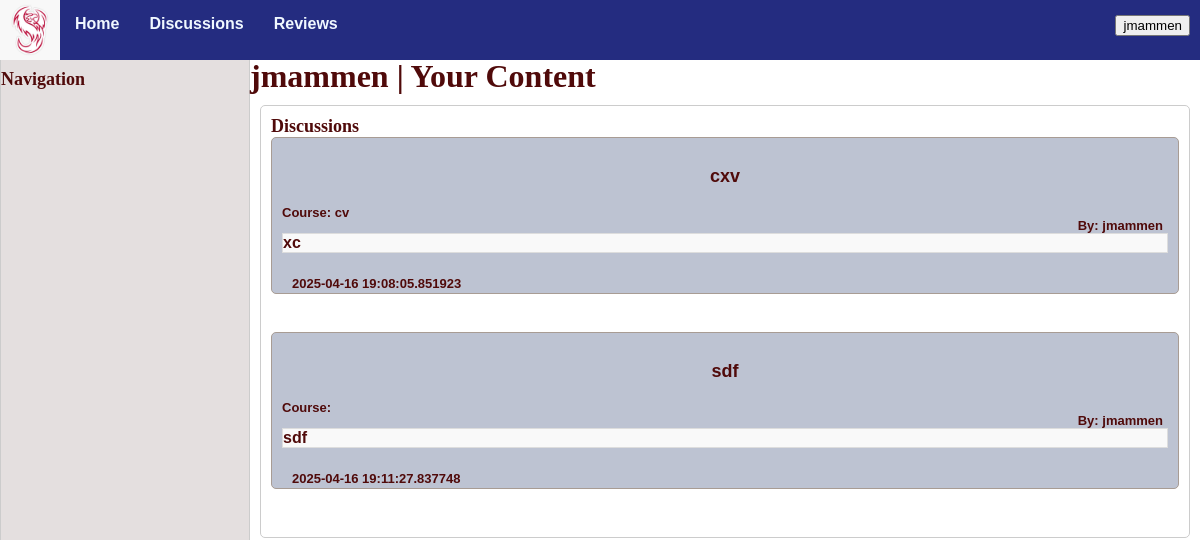
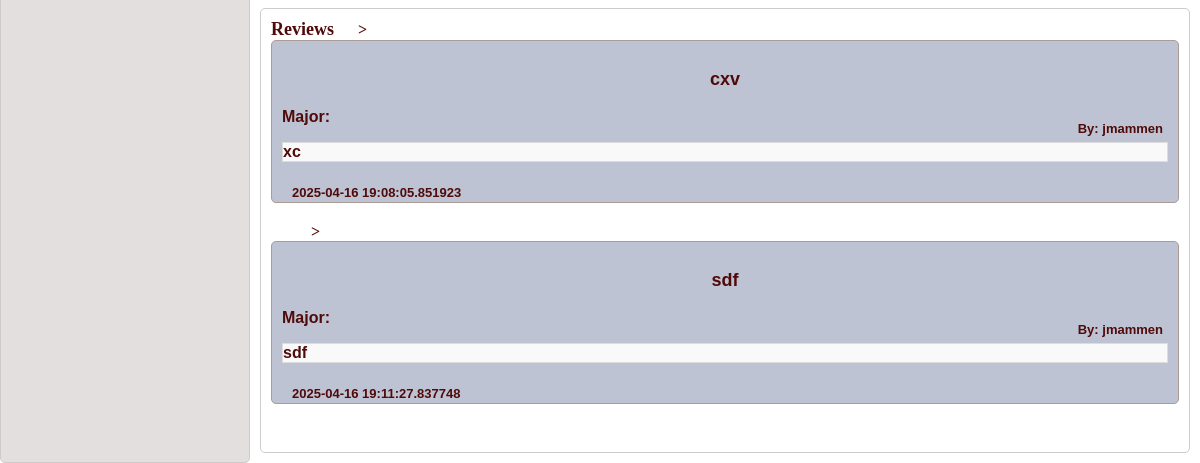
The page /home (signed in) on the database as committed earlier (2 pictures, top to bottom).
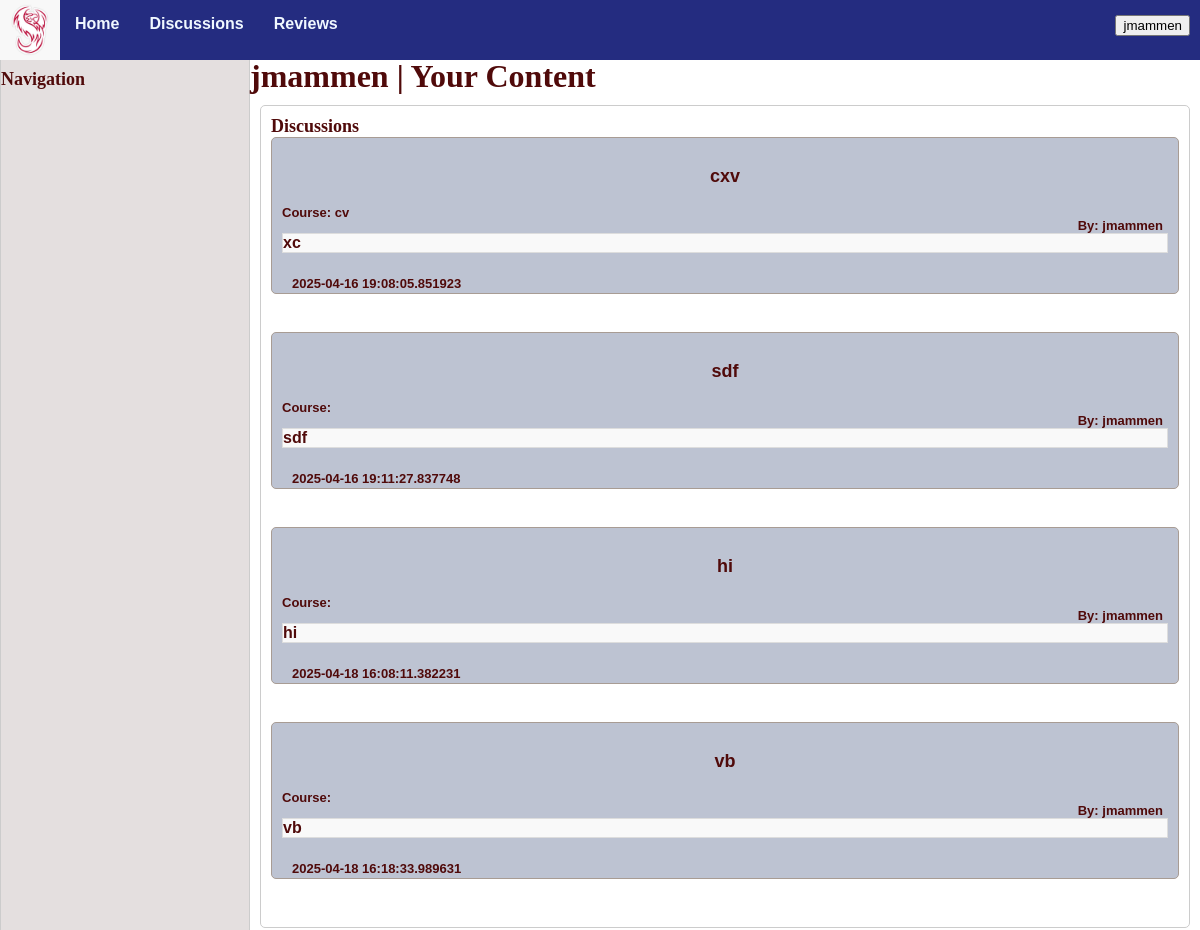
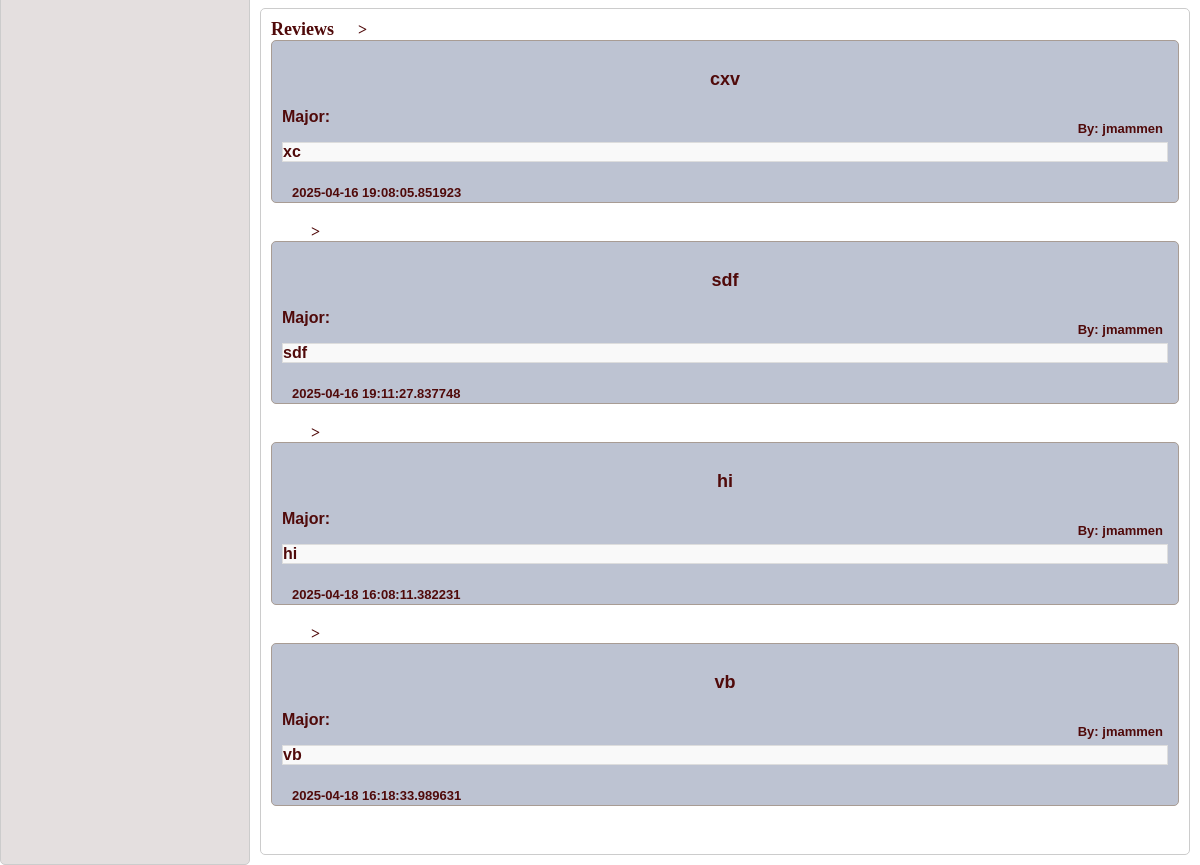
The same page on the database as committed later (2 pictures, top to bottom).
### models.py (models this page shows, shortened)
class Discussion(db.Model):
    id = db.Column(db.Integer, primary_key=True)
    title = db.Column(db.String(255), nullable=False)
    content = db.Column(db.Text, nullable=False)
    created_at = db.Column(db.DateTime, default=db.func.current_timestamp())
    course = db.Column(db.Text)
    author = db.Column(db.Text, nullable=False)
    comments = db.relationship('Comment', backref='discussion', cascade="all, delete-orphan", lazy=True)
    up_votes = db.Column(db.Integer, default = 0)

class Review(db.Model):
    id = db.Column(db.Integer, primary_key=True)
    title = db.Column(db.String(255), nullable=False)
    content = db.Column(db.Text, nullable=False)
    created_at = db.Column(db.DateTime, default=db.func.current_timestamp())
    rating = db.Column(db.Integer, nullable=False)
    author = db.Column(db.Text, nullable=False)
    comments = db.relationship('Comment', backref='review', cascade="all, delete-orphan", lazy=True)
    major = db.Column(db.Text, nullable=False)

### app.py (the view)
@app.route('/home') #code for our home page that allows users to select discussions and reviews tab
def home():
    discussions=db.session.query(Discussion).filter_by(author=session["username"]).all()
    reviews=db.session.query(Review).filter_by(author=session["username"]).all()
    posts_data=[]
    for discussion in discussions:
        posts_data.append({
            'id': discussion.id,
            'title': discussion.title,
            'author': discussion.author,
            'created_at': discussion.created_at,
            'content': discussion.content,
            'course': discussion.course,
            'up_votes': discussion.up_votes,
        })
    for review in reviews:
        posts_data.append({
            'id': review.id,
            'title': review.title,
            'author': review.author,
            'created_at': review.created_at,
            'content': review.content,
            'rating': review.rating,
        })
    return render_template('home.html', posts=posts_data)

### templates/home.html (shortened to what this page needs)
{% extends "base.html" %}
{%block head%}
{{ super() }}
{% endblock %}
{%block content %}
<div class="container">
    <div class="sidebar">
        <br>
        <p1 style="text-align:center;">Navigation</p1>
    </div>
    <div class="space">
        <br>
        <p2>{{ session.username}} | Your Content</p2>
        <div class="list-group">
            <p1>Discussions</p1>
            {% for discussion in posts %}
            <a href="{{ url_for('dis_posts', discussion_id=discussion.id) }}" class="list-group-item">
                <div class="whereithappens">
                    <div id="header">
                        <p id="title">{{discussion.title}}</p>
                        <p id="author">By: {{discussion.author}}</p>
                        <p id="course">Course: {{discussion.course}}</p>
                    </div>
                    <p id="content">{{discussion.content}}</p>
                    <div id="information">
                        <p id="created_at">{{discussion.created_at}}</p>
                    </div>
                </div>
            </a>
            {% endfor %}
        </div>
        <div class="list-group">
            <p1>Reviews</p1>
            {% for review in posts %}
            <a href="{{ url_for('rev_posts', review_id=review.id) }}" class="list-group-item">>
                <div class="whereithappens">
                    <div id="header">
                        <p id="title">{{review.title}}</p1>
                        <p id="author">By: {{review.author}}</p>
                        <p id="major">Major: {{review.major}}</p>
                    </div>
                    <p id="content">{{review.content}}</p>
                    <div id="information">
                        <p id="created_at">{{review.created_at}}</p>
                    </div>
                </div>
            </a>
            {% endfor %}
        </div>
    </div>
</div>
{%endblock%}

### templates/base.html (shortened to what this page needs)
<!DOCTYPE html>
<html lang="en">
{%block head%}
<head>
    <link rel="stylesheet" href="{{ url_for('static', filename='styles/base.css') }}">
</head>
{%endblock%}
<body>
    <nav class="navbar">
        <div class="nav div">
            <div class="logo">
                <img src="{{ url_for('static', filename='phoenix.jpg') }}">
            </div>
            <ul id="navigation">
                <li>
                    <a href="{{ url_for('home') }}">Home</a>
                </li>
                <li>
                    <a href="{{ url_for('discussions') }}">Discussions</a>
                </li>
                <li>
                    <a href="{{ url_for('reviews') }}">Reviews</a>
                </li>
                <li class="settings">
                    <div class="dropdown">
                        <button class="dropdownbtn">{{session.username}}</button>
                    </div>
                </li>
            </ul>
        </div>
    </nav>
    {%block content%}
    {%endblock%}
</body>
</html>

### static/styles/base.css (style rules this page uses)
body { margin: 0; padding: 0; }
.navbar { font-family: Verdana, Geneva, Tahoma, sans-serif; font-weight: bold; background-color: rgb(162, 113, 111); position: fixed; top: 0px; width: 100%; height: 60px; }
.navbar ul { list-style-type: none; background-color: rgb(36, 44, 128); padding: 0px; margin: 0px; height: 60px; }
.navbar a { color: aliceblue; text-decoration: none; padding: 15px; display: block; text-align: center; height: 60px; }
.navbar li { float: left; }
.logo { float: left; }
.logo img { height: 60px; width: 60px; }
.navbar ul .settings { float: right; padding-right: 10px; padding-top: 15px; font-size: small; }
p1 { color: rgb(80, 10, 10); font-weight: bold; font-size: large; }
p2 { color: rgb(80, 10, 10); font-weight: bold; font-size: xx-large; text-align: center; }
a { color: rgb(80, 10, 10); font-weight: bold; font-size: medium; text-decoration: none; }
.container { display: grid; grid-template-columns: 250px 1fr; height: 100vh; }
.sidebar { background: #e4dfdf; border: 1px solid #ccc; border-radius: 5px; padding-top: 50px; }
.space { padding-top: 40px; }
.list-group { background-color: #ffffff; border: 1px solid #ccc; padding: 10px; margin: 10px; border-radius: 5px; }
.list-group-item { padding: 10px; margin: 10px; }
.whereithappens { padding: 10px; background-color: #bdc3d2; border: 1px solid #a89c94; margin-bottom: 20px; border-radius: 5px; font-family: Verdana, Geneva, Tahoma, sans-serif; }
#content { border: 1px solid #ddd; margin: auto; background-color: #f9f9f9; }
#header #title { color: rgb(80, 10, 10); font-weight: bolder; font-size: large; text-align: center; }
#header #author { color: rgb(80, 10, 10); font-weight: bold; font-size: small; margin-right: 5px; position: relative; float: right; }
#header #course { color: rgb(80, 10, 10); font-size: small; }
#information { display: grid; grid-template-columns: repeat(3, auto); padding: 5px; margin: 5px; height: 10px; }
#information p { font-size: small; }
.dropdown { position: relative; display: inline-block; }

Rows that differ between the two databases and show on the page:
added Review: title "hi", author "jmammen", content "hi", created_at "2025-04-18 16:08:11.382231"
added Review: title "vb", author "jmammen", content "vb", created_at "2025-04-18 16:18:33.989631"
